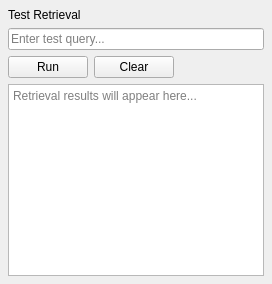
<?xml version="1.0" encoding="UTF-8"?>
<ui version="4.0">
 <class>RetrievalTestPanel</class>
 <widget class="QWidget" name="RetrievalTestPanel">
  <layout class="QVBoxLayout" name="mainLayout">
   <property name="leftMargin"><number>8</number></property>
   <property name="topMargin"><number>8</number></property>
   <property name="rightMargin"><number>8</number></property>
   <property name="bottomMargin"><number>8</number></property>
   <property name="spacing"><number>6</number></property>
   <item>
    <widget class="QLabel" name="titleLabel">
     <property name="text"><string>Test Retrieval</string></property>
    </widget>
   </item>
   <item>
    <widget class="QLineEdit" name="queryEdit">
     <property name="placeholderText"><string>Enter test query...</string></property>
    </widget>
   </item>
   <item>
    <layout class="QHBoxLayout" name="buttonLayout">
     <item>
      <widget class="QPushButton" name="runButton">
       <property name="text"><string>Run</string></property>
      </widget>
     </item>
     <item>
      <widget class="QPushButton" name="clearButton">
       <property name="text"><string>Clear</string></property>
      </widget>
     </item>
     <item>
      <spacer name="buttonSpacer">
       <property name="orientation"><enum>Qt::Orientation::Horizontal</enum></property>
       <property name="sizeHint" stdset="0">
        <size><width>40</width><height>20</height></size>
       </property>
      </spacer>
     </item>
    </layout>
   </item>
   <item>
    <widget class="QTextEdit" name="resultText">
     <property name="placeholderText"><string>Retrieval results will appear here...</string></property>
     <property name="readOnly"><bool>true</bool></property>
    </widget>
   </item>
  </layout>
 </widget>
 <layoutdefault spacing="6" margin="11"/>
 <resources/>
 <connections/>
</ui>
